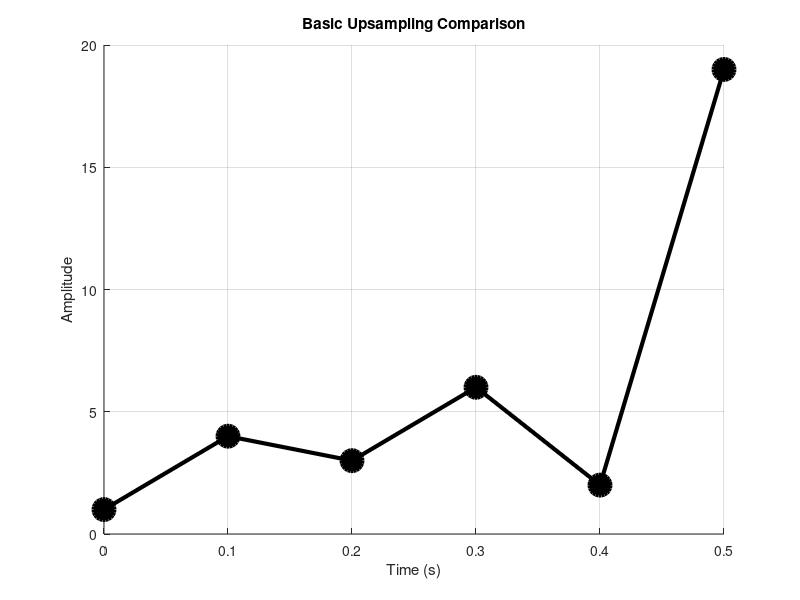

The MATLAB script that drew this image: (Note: this script raises an error after producing the figure.)
% Advanced Signal Upsampling Demonstration
% ========================================
% This script demonstrates sophisticated upsampling techniques in MATLAB,
% including interpolation methods and the resample function. It expands on
% basic upsampling by incorporating real-world scenarios such as processing
% biomedical signals (e.g., simulated ECG data), adding noise for realism,
% comparing multiple interpolation methods, and evaluating performance
% metrics like mean squared error (MSE) and spectral analysis.
%
% Real-world applications:
% - Biomedical signal processing: Upsampling low-resolution ECG or EEG signals
%   for improved feature extraction, artifact removal, or integration with
%   high-resolution systems.
% - Audio processing: Increasing sample rates for better audio quality in
%   digital signal processing pipelines.
% - Sensor data fusion: Upsampling sparse sensor readings (e.g., from IoT
%   devices) to align with higher-frequency data streams in industrial monitoring.
%
%
% Author: Ali Arabi Bavil
% Date: October 25, 2025

clc;
clear all;
close all;

%% Section 1: Basic Example with Synthetic Data
% Original parameters
srate = 10;  % Original sampling rate (Hz)
data = [1 4 3 6 2 19];  % Sample data points
npnts = length(data);
time = (0:npnts-1)/srate;  % Time vector

% Plot original data
figure(1), clf, hold on
plot(time, data, 'ko-', 'MarkerSize', 15, 'MarkerFaceColor', 'k', 'LineWidth', 3);
title('Basic Upsampling Comparison');
xlabel('Time (s)');
ylabel('Amplitude');
grid on;

% Upsampling factor
upsampleFactor = 4;
newNpnts = npnts * upsampleFactor;
newTime = (0:newNpnts-1) / (upsampleFactor * srate);
newTime(newTime > time(end)) = [];  % Trim to original duration

% Actual new sampling rate
newSrateActual = 1 / mean(diff(newTime));

% Interpolation using griddedInterpolant (spline method)
F_spline = griddedInterpolant(time, data, 'spline');
updata_spline = F_spline(newTime);

plot(newTime, updata_spline, 'rs-', 'MarkerSize', 14, 'MarkerFaceColor', 'r');

% Compare with linear interpolation
F_linear = griddedInterpolant(time, data, 'linear');
updata_linear = F_linear(newTime);

plot(newTime, updata_linear, 'g*-', 'MarkerSize', 14, 'MarkerFaceColor', 'g');

% Resample function
newSrate = 40;  % Target sampling rate (4x original)
[p, q] = rat(newSrate / srate);
updata_resample = resample(data, p, q);
newTime_resample = (0:length(updata_resample)-1) / newSrate;
updata_resample(newTime_resample > time(end)) = [];
newTime_resample(newTime_resample > time(end)) = [];

plot(newTime_resample, updata_resample, 'b^-', 'MarkerSize', 14, 'MarkerFaceColor', 'b');

% Legend and limits
legend({'Original', 'Spline Interpolated', 'Linear Interpolated', 'Resampled'}, 'Location', 'Best');
xlim([0 max(time(end), newTime(end))]);

%% Section 2: Real-World Example - Simulated Noisy Biomedical Signal (ECG-like)
% Generate a simulated ECG signal with low sampling rate
% Modified to include a transient artifact to highlight method differences
fs_low = 50;  % Low sampling rate (Hz)
t_duration = 5;  % Signal duration (seconds)
t_low = 0:1/fs_low:t_duration;  % Time vector
npnts_ecg = length(t_low);

% Simulate ECG with added transient artifact
ecg_clean = 0.5 * sin(2*pi*1*t_low) + 0.3 * sin(2*pi*3*t_low + pi/2) + ...
            0.2 * sin(2*pi*5*t_low + pi);  % Base ECG
% Add a sharp transient at t=2s to test interpolation behavior
transient = zeros(size(t_low));
transient(round(length(t_low)/2.5)) = 1.5;  % Sharp spike
ecg_clean = ecg_clean + transient;

% Add realistic noise
noise_gaussian = 0.05 * randn(size(t_low));
noise_powerline = 0.1 * sin(2*pi*60*t_low);
ecg_noisy = ecg_clean + noise_gaussian + noise_powerline;

% Upsample to target rate (500 Hz)
target_fs = 500;  % High sampling rate (Hz)
upsampleFactor_ecg = target_fs / fs_low;
[p_ecg, q_ecg] = rat(upsampleFactor_ecg);
t_high = 0:1/target_fs:t_duration;
t_high(t_high > t_low(end)) = [];

% Method 1: Spline Interpolation
F_spline_ecg = griddedInterpolant(t_low, ecg_noisy, 'spline');
ecg_spline = F_spline_ecg(t_high);

% Method 2: Resample with anti-aliasing filter
ecg_resample = resample(ecg_noisy, p_ecg, q_ecg);
t_resample = 0:1/target_fs:(length(ecg_resample)-1)/target_fs;
ecg_resample(t_resample > t_low(end)) = [];
t_resample(t_resample > t_low(end)) = [];

% New Figure 2: Overlay and Zoomed-In View
figure(2), clf;

% Subplot 1: Overlay all signals
subplot(2,1,1);
plot(t_low, ecg_noisy, 'k-', 'LineWidth', 2, 'DisplayName', 'Original (Low-Sampled)');
hold on;
plot(t_high, ecg_spline, 'r-', 'LineWidth', 1.5, 'DisplayName', 'Spline Interpolated');
plot(t_resample, ecg_resample, 'b-', 'LineWidth', 1.5, 'DisplayName', 'Resampled');
title('Overlay of Upsampling Methods');
xlabel('Time (s)');
ylabel('Amplitude');
legend('Location', 'Best');
grid on;

% Subplot 2: Zoomed-In View (around the transient at t=2s)
zoom_window = [1.8 2.2];  % Focus around the transient
subplot(2,1,2);
plot(t_low, ecg_noisy, 'k-', 'LineWidth', 2, 'DisplayName', 'Original (Low-Sampled)');
hold on;
plot(t_high, ecg_spline, 'r-', 'LineWidth', 1.5,'DisplayName', 'Spline Interpolated');
plot(t_resample, ecg_resample, 'b-', 'LineWidth', 1.5, 'DisplayName', 'Resampled');
xlim(zoom_window);
title('Zoomed-In View (Near Transient Artifact)');
xlabel('Time (s)');
ylabel('Amplitude');
legend('Location', 'Best');
grid on;

%% Section 3: Performance Evaluation
% Generate ground truth: High-sampled clean ECG without noise
fs_high_gt = 1000;  % Reference sampling rate
t_gt = 0:1/fs_high_gt:t_duration;
ecg_gt = 0.5 * sin(2*pi*1*t_gt) + 0.3 * sin(2*pi*3*t_gt + pi/2) + ...
         0.2 * sin(2*pi*5*t_gt + pi);
transient_gt = zeros(size(t_gt));
transient_gt(round(length(t_gt)/2.5)) = 1.5;  % Same transient
ecg_gt = ecg_gt + transient_gt;

% Downsample ground truth to low rate
ecg_gt_down = interp1(t_gt, ecg_gt, t_low, 'linear');

% Upsample back using methods
F_spline_gt = griddedInterpolant(t_low, ecg_gt_down, 'spline');
ecg_spline_gt = F_spline_gt(t_gt(1:length(t_gt)-mod(length(t_gt), upsampleFactor_ecg)));

ecg_resample_gt = resample(ecg_gt_down, p_ecg, q_ecg);
t_resample_gt = 0:1/target_fs:(length(ecg_resample_gt)-1)/target_fs;
ecg_resample_gt_interp = interp1(t_resample_gt, ecg_resample_gt, ...
    t_gt(1:length(t_gt)-mod(length(t_gt), upsampleFactor_ecg)), 'linear');

% Compute MSE and PSNR
mse_spline = mean((ecg_gt(1:length(ecg_spline_gt)) - ecg_spline_gt).^2);
mse_resample = mean((ecg_gt(1:length(ecg_resample_gt_interp)) - ecg_resample_gt_interp).^2);

% PSNR (Peak Signal-to-Noise Ratio)
peak_signal = max(ecg_gt)^2;
psnr_spline = 10 * log10(peak_signal / mse_spline);
psnr_resample = 10 * log10(peak_signal / mse_resample);

fprintf('Performance Metrics:\n');
fprintf('MSE for Spline Interpolation: %.4f\n', mse_spline);
fprintf('MSE for Resample: %.4f\n', mse_resample);
fprintf('PSNR for Spline Interpolation: %.2f dB\n', psnr_spline);
fprintf('PSNR for Resample: %.2f dB\n', psnr_resample);

% New Figure 3: Error Analysis
figure(3), clf;
subplot(2,1,1);
error_spline = abs(ecg_spline - interp1(t_gt, ecg_gt, t_high, 'linear'));
error_resample = abs(ecg_resample - interp1(t_gt, ecg_gt, t_resample, 'linear'));
plot(t_high, error_spline, 'r-', 'LineWidth', 1.5, 'DisplayName', 'Spline Error');
hold on;
plot(t_resample, error_resample, 'b-', 'LineWidth', 1.5, 'DisplayName', 'Resample Error');
title('Absolute Error vs. Ground Truth');
xlabel('Time (s)');
ylabel('Absolute Error');
legend('Location', 'Best');
grid on;

% Zoomed-in error around transient
subplot(2,1,2);
plot(t_high, error_spline, 'r-', 'LineWidth', 1.5, 'DisplayName', 'Spline Error');
hold on;
plot(t_resample, error_resample, 'b-', 'LineWidth', 1.5, 'DisplayName', 'Resample Error');
xlim(zoom_window);
title('Zoomed-In Absolute Error (Near Transient Artifact)');
xlabel('Time (s)');
ylabel('Absolute Error');
legend('Location', 'Best');
grid on;

%% Section 4: Spectral Analysis (Enhanced)
figure(4), clf, hold on;
[pxx_orig, f_orig] = pwelch(ecg_noisy, [], [], [], fs_low);
plot(f_orig, 10*log10(pxx_orig), 'k-', 'LineWidth', 2, 'DisplayName', 'Original');

[pxx_spline, f_spline] = pwelch(ecg_spline, [], [], [], target_fs);
plot(f_spline, 10*log10(pxx_spline), 'r-', 'LineWidth', 1.5, 'DisplayName', 'Spline');

[pxx_resample, f_resample] = pwelch(ecg_resample, [], [], [], target_fs);
plot(f_resample, 10*log10(pxx_resample), 'b-', 'LineWidth', 1.5, 'DisplayName', 'Resample');

title('Power Spectral Density Comparison (Zoomed 0-10 Hz)');
xlabel('Frequency (Hz)');
ylabel('Power/Frequency (dB/Hz)');
legend('Location', 'Best');
grid on;
xlim([0 26]);  % Focus on low frequencies (ECG-relevant)
ylim([-60 0]);  % Adjust for better visibility of differences
%% Section 3: Performance Evaluation
% Compare methods using Mean Squared Error (MSE) against a high-res ground truth
% Generate ground truth: High-sampled clean ECG without noise
fs_high_gt = 1000;  % Even higher for reference
t_gt = 0:1/fs_high_gt:t_duration;
ecg_gt = 0.5 * sin(2*pi*1*t_gt) + 0.3 * sin(2*pi*3*t_gt + pi/2) + ...
         0.2 * sin(2*pi*5*t_gt + pi);

% Downsample ground truth to low rate, then upsample and compare
ecg_gt_down = interp1(t_gt, ecg_gt, t_low, 'linear');  % Simulate original sampling

% Upsample back using methods
F_spline_gt = griddedInterpolant(t_low, ecg_gt_down, 'spline');
ecg_spline_gt = F_spline_gt(t_gt(1:length(ecg_gt)-mod(length(ecg_gt), upsampleFactor_ecg)));

ecg_resample_gt = resample(ecg_gt_down, p_ecg, q_ecg);
t_resample_gt = 0:1/target_fs:(length(ecg_resample_gt)-1)/target_fs;
% Interpolate to match gt length for MSE
ecg_resample_gt_interp = interp1(t_resample_gt, ecg_resample_gt, t_gt(1:length(ecg_gt)-mod(length(ecg_gt), upsampleFactor_ecg)), 'linear');

% Compute MSE
mse_spline = mean((ecg_gt(1:length(ecg_spline_gt)) - ecg_spline_gt).^2);
mse_resample = mean((ecg_gt(1:length(ecg_resample_gt_interp)) - ecg_resample_gt_interp).^2);

fprintf('Performance Metrics:\n');
fprintf('MSE for Spline Interpolation: %.4f\n', mse_spline);
fprintf('MSE for Resample: %.4f\n', mse_resample);

%% Section 4: Spectral Analysis (Frequency Domain Comparison)
% Real-world: Useful for verifying that upsampling preserves frequency content
% without introducing artifacts, e.g., in vibration analysis for predictive maintenance.

% Compute Power Spectral Density (PSD) using Welch's method
figure(5), clf, hold on;

[pxx_orig, f_orig] = pwelch(ecg_noisy, [], [], [], fs_low);
plot(f_orig, 10*log10(pxx_orig), 'k-', 'LineWidth', 2, 'DisplayName', 'Original');

[pxx_spline, f_spline] = pwelch(ecg_spline, [], [], [], target_fs);
plot(f_spline, 10*log10(pxx_spline), 'r-', 'LineWidth', 2, 'DisplayName', 'Spline');

[pxx_resample, f_resample] = pwelch(ecg_resample, [], [], [], target_fs);
plot(f_resample, 10*log10(pxx_resample), 'b-', 'LineWidth', 2, 'DisplayName', 'Resample');

title('Power Spectral Density Comparison');
xlabel('Frequency (Hz)');
ylabel('Power/Frequency (dB/Hz)');
legend('Location', 'Best');
grid on;
xlim([0 150]);  % Focus on relevant frequencies for ECG

% End of script
